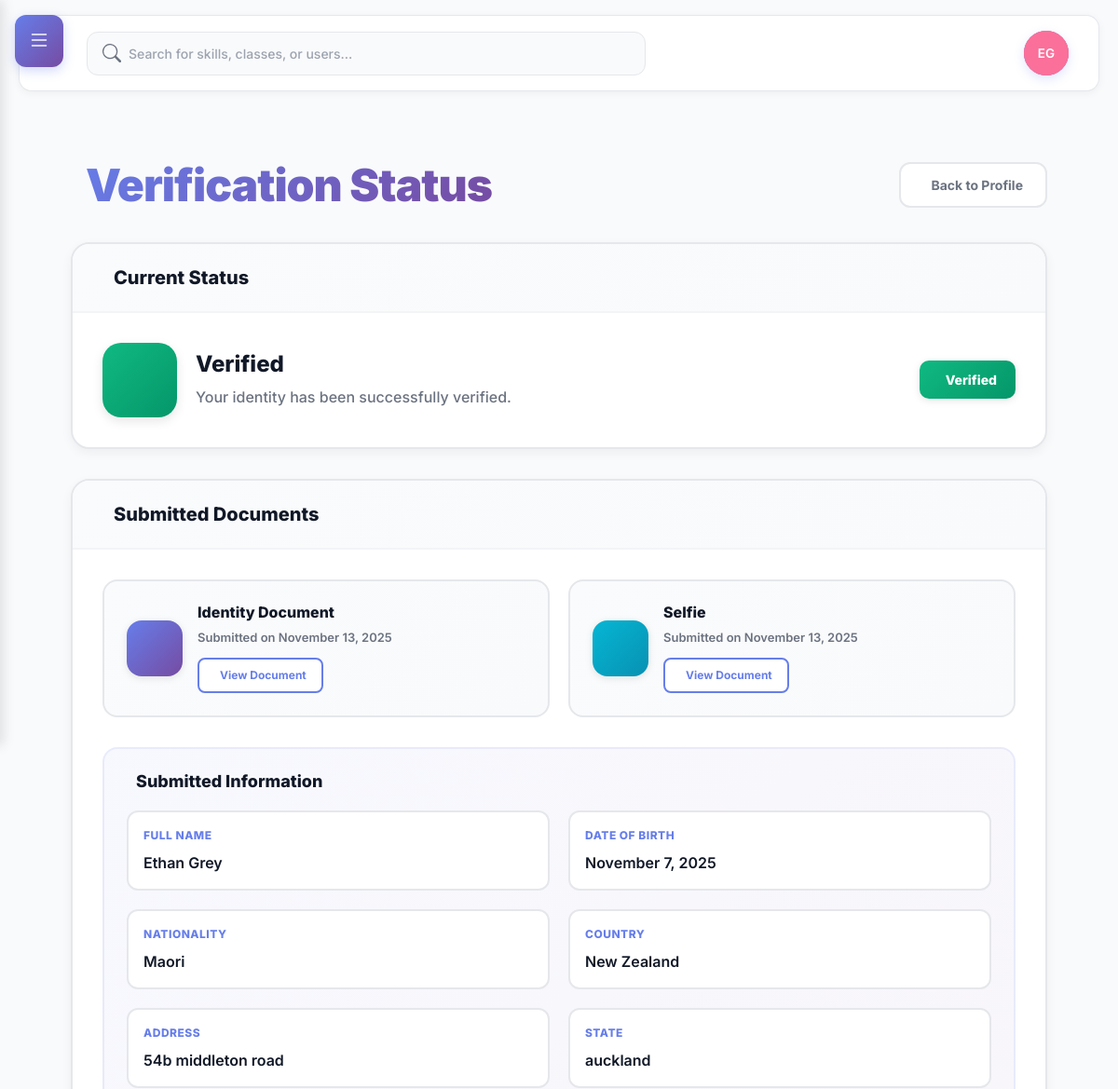
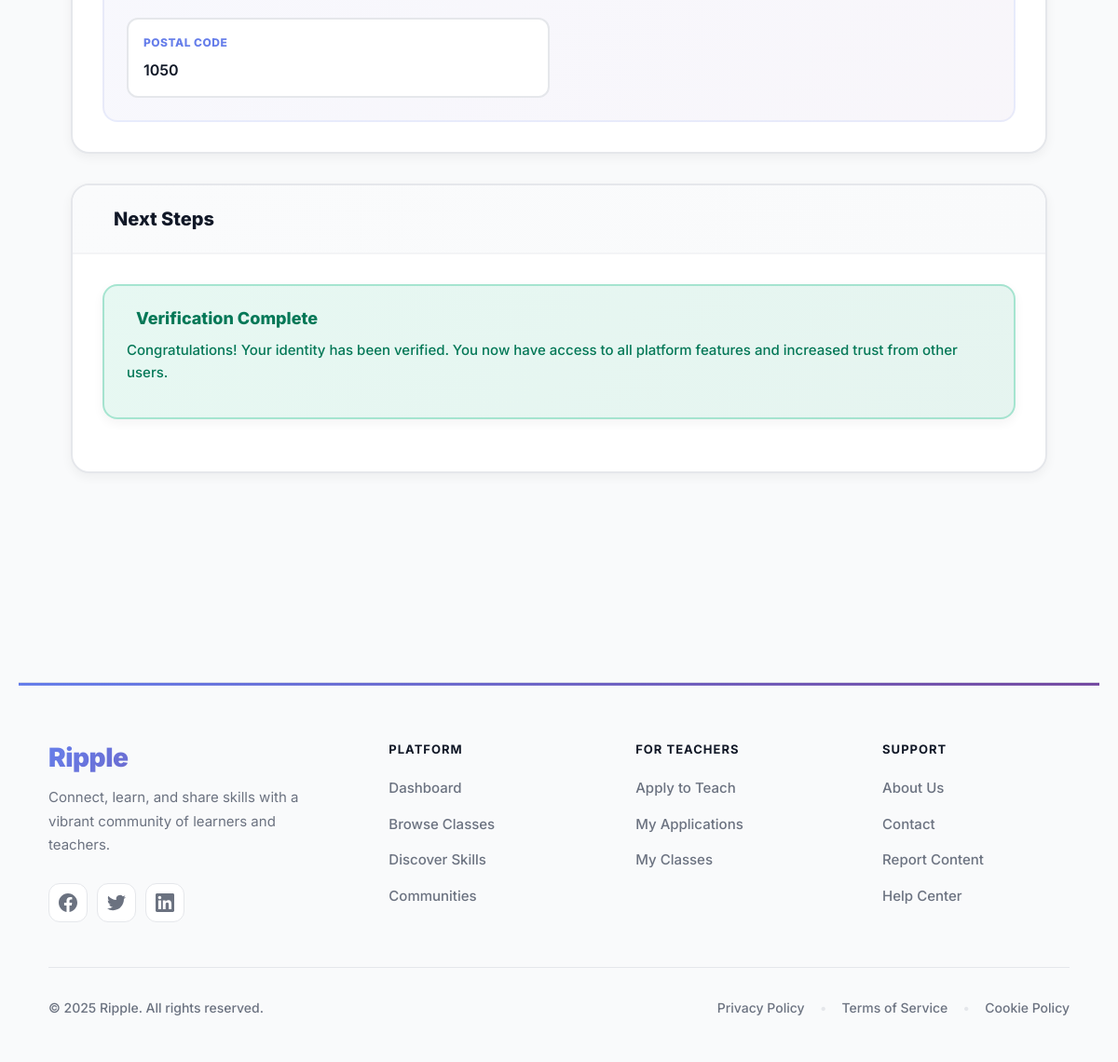
The page /users/profile/verification-status/ (signed in) on the database its author committed (2 pictures, top to bottom).
### users/models.py (models this page shows, shortened)
class Evidence(models.Model):
    profile = models.ForeignKey(Profile, on_delete=models.CASCADE, related_name='evidence')
    title = models.CharField(max_length=140)
    file = models.FileField(upload_to='evidence/', blank=True, null=True)
    link = models.URLField(blank=True)
    created_at = models.DateTimeField(auto_now_add=True)

class IdentitySubmission(models.Model):
    profile = models.ForeignKey(Profile, on_delete=models.CASCADE, related_name='identity_submissions')
    first_name = models.CharField(max_length=150, blank=True)
    last_name = models.CharField(max_length=150, blank=True)
    dob = models.DateField(blank=True, null=True)
    nationality = models.CharField(max_length=120, blank=True)
    address1 = models.CharField(max_length=255, blank=True)
    address2 = models.CharField(max_length=255, blank=True)
    state = models.CharField(max_length=120, blank=True)
    postal = models.CharField(max_length=40, blank=True)
    country = models.CharField(max_length=120, blank=True)
    created_at = models.DateTimeField(auto_now_add=True)

### users/views.py (the view)
# urls.py: path('profile/verification-status/', views.view_verification_status, name='verification_status'),
@login_required
def view_verification_status(request):
    profile = get_object_or_404(Profile, user=request.user)
    evidence_list = profile.evidence.all()
    latest_submission = profile.identity_submissions.order_by('-created_at').first()
    context = {
        'profile': profile,
        'evidence_list': evidence_list,
        'latest_submission': latest_submission,
    }
    return render(request, 'users/profile/verification_status.html', context)

### skills/templatetags/skills_tags.py (called while the page is built)
@register.simple_tag(takes_context=True)
def pending_trade_offers_count(context):
    request = context.get('request')
    if not request or not request.user.is_authenticated:
        return 0
    return ClassTradeOffer.objects.filter(
        receiver=request.user,
        status=ClassTradeOffer.PENDING
    ).count()

### users/context_processors.py (called while the page is built)
def recaptcha_site_key(request):
    return {
        'RECAPTCHA_SITE_KEY': getattr(settings, 'RECAPTCHA_SITE_KEY', '')
    }

def unread_messages_count(request):
    unread_count = 0
    if request.user.is_authenticated:
        from chat.models import MessageStatus
        unread_count = MessageStatus.objects.filter(
            user=request.user,
            is_read=False
        ).exclude(
            message__sender=request.user
        ).count()
    return {
        'unread_messages_count': unread_count
    }

### users/templatetags/user_tags.py (called while the page is built)
def get_avatar_color(user):
    hash_value = int(hashlib.md5(user.username.encode()).hexdigest(), 16)
    color_index = hash_value % len(AVATAR_COLORS)
    return AVATAR_COLORS[color_index]

@register.inclusion_tag('users/user_avatar.html', takes_context=False)
def user_avatar(user, size='medium', css_class=''):
    has_avatar = user.profile.avatar if hasattr(user, 'profile') else False
    first_name = user.first_name or ''
    last_name = user.last_name or ''
    if first_name and last_name:
        initials = f"{first_name[0]}{last_name[0]}".upper()
    elif first_name:
        initials = first_name[0].upper()
    elif last_name:
        initials = last_name[0].upper()
    else:
        initials = user.username[0].upper() if user.username else '?'
    avatar_color = get_avatar_color(user)
    return {
        'user': user,
        'has_avatar': has_avatar,
        'avatar_url': user.profile.avatar.url if has_avatar else None,
        'initials': initials,
        'avatar_color': avatar_color,
        'size': size,
        'css_class': css_class,
    }

### users/templates/users/profile/verification_status.html (shortened to what this page needs)
{% extends 'base.html' %}
{% load static %}
{% block content %}
<div class="verification-page">
  <div class="verification-container">
    <div class="page-header">
      <h1 class="page-title">
        Verification Status
      </h1>
      <a href="{% url 'users:profile' %}" class="back-btn">
        Back to Profile
      </a>
    </div>
    <div class="status-card">
      <div class="card-header">
        <h5>
          Current Status
        </h5>
      </div>
      <div class="card-body">
        <div class="status-display">
          <div class="status-info">
            {% if profile.verification_status == 'verified' %}
              <div class="status-icon verified">
              </div>
              <div class="status-text">
                <h6>Verified</h6>
                <p>Your identity has been successfully verified.</p>
              </div>
            {% endif %}
          </div>
          <div class="status-actions">
            {% if profile.verification_status == 'unverified' %}
              <a href="{% url 'users:verify_identity' %}" class="action-btn primary">
                <i class="fas fa-upload"></i>
                Start Verification
              </a>
            {% elif profile.verification_status == 'pending' %}
              <span class="status-badge pending">
                <i class="fas fa-clock"></i>
                Under Review
              </span>
            {% else %}
              <span class="status-badge verified">
                Verified
              </span>
            {% endif %}
          </div>
        </div>
      </div>
    </div>
    {% if evidence_list or latest_submission %}
      <div class="status-card">
        <div class="card-header">
          <h5>
            Submitted Documents
          </h5>
        </div>
        <div class="card-body">
          {% if evidence_list %}
            <div class="documents-grid">
              {% for evidence in evidence_list %}
                <div class="document-card">
                  <div class="doc-icon {% if evidence.title == 'Identity Document' %}identity{% elif evidence.title == 'Selfie' %}selfie{% elif evidence.title == 'Proof of Address' %}address{% else %}other{% endif %}">
                  </div>
                  <div class="doc-info">
                    <h6>{{ evidence.title }}</h6>
                    <p>Submitted on {{ evidence.created_at|date:"F j, Y" }}</p>
                    {% if evidence.file %}
                      <a href="{{ evidence.file.url }}" target="_blank" class="doc-btn">
                        View Document
                      </a>
                    {% endif %}
                  </div>
                </div>
              {% endfor %}
            </div>
          {% endif %}
          {% if latest_submission %}
            <div class="info-section">
              <h6>
                Submitted Information
              </h6>
              <div class="info-grid">
                <div class="info-item">
                  <strong>Full Name</strong>
                  <span>
                    {% if latest_submission.first_name and latest_submission.last_name %}
                      {{ latest_submission.first_name }} {{ latest_submission.last_name }}
                    {% else %}
                      Not provided
                    {% endif %}
                  </span>
                </div>
                {% if latest_submission.dob %}
                  <div class="info-item">
                    <strong>Date of Birth</strong>
                    <span>{{ latest_submission.dob|date:"F j, Y" }}</span>
                  </div>
                {% endif %}
                {% if latest_submission.nationality %}
                  <div class="info-item">
                    <strong>Nationality</strong>
                    <span>{{ latest_submission.nationality }}</span>
                  </div>
                {% endif %}
                {% if latest_submission.country %}
                  <div class="info-item">
                    <strong>Country</strong>
                    <span>{{ latest_submission.country }}</span>
                  </div>
                {% endif %}
                {% if latest_submission.address1 %}
                  <div class="info-item">
                    <strong>Address</strong>
                    <span>
                      {{ latest_submission.address1 }}
                    </span>
                  </div>
                {% endif %}
                {% if latest_submission.state %}
                  <div class="info-item">
                    <strong>State</strong>
                    <span>{{ latest_submission.state }}</span>
                  </div>
                {% endif %}
                {% if latest_submission.postal %}
                  <div class="info-item">
                    <strong>Postal Code</strong>
                    <span>{{ latest_submission.postal }}</span>
                  </div>
                {% endif %}
              </div>
            </div>
          {% endif %}
        </div>
      </div>
    {% endif %}
    <div class="status-card">
      <div class="card-header">
        <h5>
          Next Steps
        </h5>
      </div>
      <div class="card-body">
        {% if profile.verification_status == 'unverified' %}
          <div class="alert-box info">
            <h6>
              <i class="fas fa-info-circle"></i>
              Get Started with Verification
            </h6>
            <p>To verify your identity, you'll need to provide:</p>
            <ul>
              <li>A government-issued ID (driver's license, passport, etc.)</li>
              <li>A selfie photo</li>
              <li>Proof of address (utility bill, bank statement, etc.)</li>
            </ul>
          </div>
          <a href="{% url 'users:verify_identity' %}" class="action-btn primary">
            <i class="fas fa-upload"></i>
            Start Verification Process
          </a>
        {% else %}
          <div class="alert-box success">
            <h6>
              Verification Complete
            </h6>
            <p>Congratulations! Your identity has been verified. You now have access to all platform features and increased trust from other users.</p>
          </div>
        {% endif %}
      </div>
    </div>
  </div>
</div>
{% endblock %}

### static/css/main.css (style rules this page uses)
:root { --bg:#f6f7f9;--card:#f0f1f3;--sidebar:#233455;--sidebarText:#e6ecf5;--text:#121417;--muted:#8b93a1;--brand:#4a67ff }
* { box-sizing:border-box }
html,body { margin:0;padding:0;font-family:Inter,system-ui,-apple-system,Segoe UI,Roboto,Arial,sans-serif;color:var(--text);background:var(--bg) }

### templates/base.html (style rules this page uses)
:root { --sidebar-width: 280px; --collision-breakpoint: 1200px; --brand: #667eea; --brand-hover: #5a77ff; --brand-gradient: linear-gradient(135deg, #667eea 0%, #764ba2 100%); --text: #111827; --text-light: #6b7280; --card: #ffffff; --background: #f9fafb; --border: #e5e7eb; --sidebar-bg: #1f2937; --sidebar-hover: #374151; }
* { font-family: 'Inter', -apple-system, BlinkMacSystemFont, sans-serif; -webkit-font-smoothing: antialiased; -moz-osx-font-smoothing: grayscale; }
body { background: var(--background); }

### rows shown on the page
Evidence: title "Identity Document", created_at "November 13, 2025"
Evidence: title "Selfie", created_at "November 13, 2025"
IdentitySubmission: first_name "Ethan", last_name "Grey", dob "November 7, 2025", nationality "Maori", country "New Zealand", address1 "54b middleton road", state "auckland", postal "1050"

### other values the page prints
{{ initials }} "EG"
